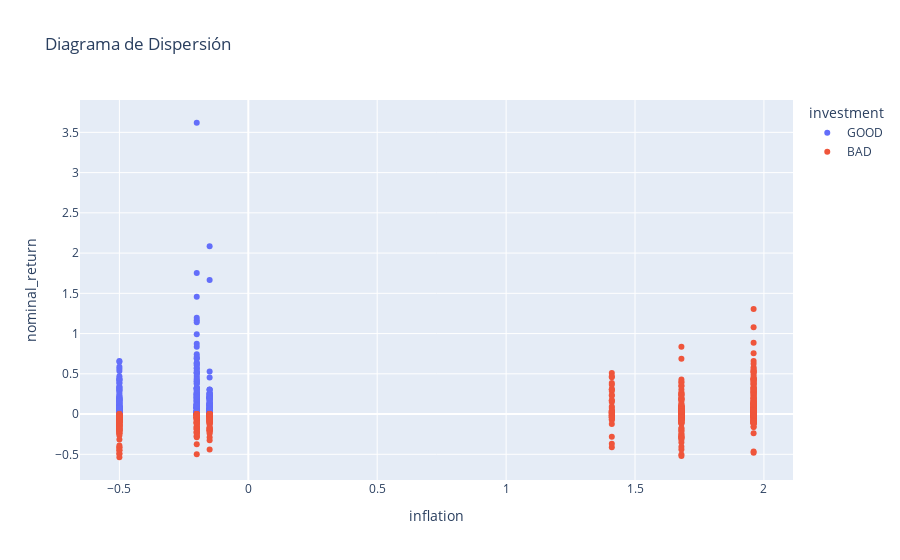

The notebook cell this image was saved under:
### Markdown cell above
### Diagrama de dispersióin

### Code cell
# Crear el gráfico de dispersión con Plotly
fig = px.scatter(data_1, x='inflation', y='nominal_return', color= "investment",
                 title='Diagrama de Dispersión',
                 labels={'inflation': 'inflation', 'nominal_return': 'nominal_return'})

# Mostrar el gráfico
fig.show()

### Figure 1 — Plotly figure (JSON) as saved in the notebook; plotly's stock layout.template omitted (floating-point values rounded to 4 significant figures; data arrays with more than 128 entries replaced by an {"elided": "..."} marker saying what was removed)
{"data": [{"hovertemplate": "investment=GOOD<br>inflation=%{x}<br>nominal_return=%{y}<extra></extra>", "legendgroup": "GOOD", "marker": {"color": "#636efa", "symbol": "circle"}, "mode": "markers", "name": "GOOD", "orientation": "v", "showlegend": true, "type": "scatter", "x": {"elided": "344 float values"}, "xaxis": "x", "y": {"elided": "344 float values"}, "yaxis": "y"}, {"hovertemplate": "investment=BAD<br>inflation=%{x}<br>nominal_return=%{y}<extra></extra>", "legendgroup": "BAD", "marker": {"color": "#EF553B", "symbol": "circle"}, "mode": "markers", "name": "BAD", "orientation": "v", "showlegend": true, "type": "scatter", "x": {"elided": "556 float values"}, "xaxis": "x", "y": {"elided": "556 float values"}, "yaxis": "y"}], "layout": {"legend": {"title": {"text": "investment"}, "tracegroupgap": 0}, "title": {"text": "Diagrama de Dispersión"}, "xaxis": {"anchor": "y", "domain": [0, 1], "title": {"text": "inflation"}}, "yaxis": {"anchor": "x", "domain": [0, 1], "title": {"text": "nominal_return"}}}}
